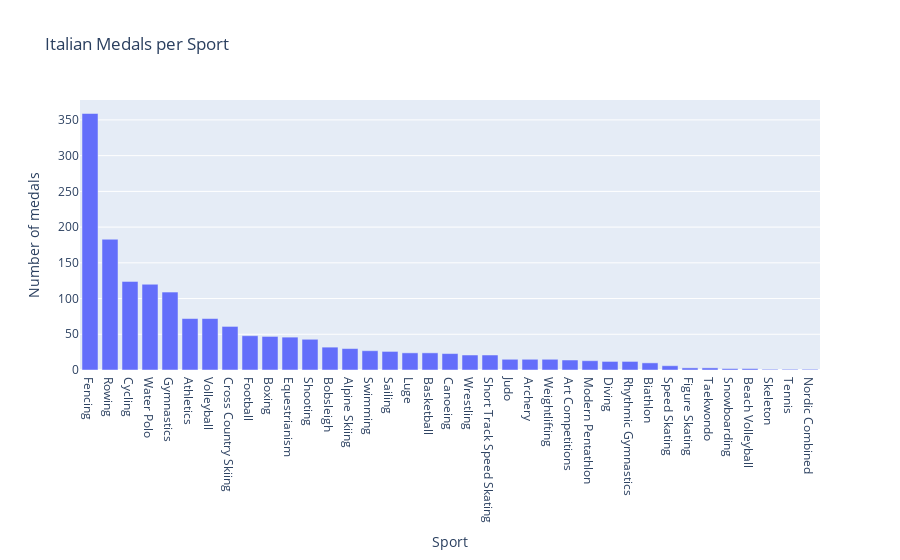

The cell this chart's notebook holds for it:
### Markdown cell above
Italian medals per sport:

### Code cell
medals_per_sport = italydf_anon[italydf_anon['Medal'].notnull()]['Sport'].value_counts().reset_index()
medals_per_sport.columns = ['Sport', 'Count']

fig_medals_per_sport = px.bar(
    medals_per_sport,
    x='Sport',
    y='Count',
    title="Italian Medals per Sport",
    labels={'Sport': 'Sport', 'Count': 'Number of medals'}
)

fig_medals_per_sport.show()

### Figure 1 — Plotly figure (JSON) as saved in the notebook; plotly's stock layout.template omitted (floating-point values rounded to 4 significant figures)
{"data": [{"hovertemplate": "Sport=%{x}<br>Number of medals=%{y}<extra></extra>", "legendgroup": "", "marker": {"color": "#636efa", "pattern": {"shape": ""}}, "name": "", "orientation": "v", "showlegend": false, "textposition": "auto", "type": "bar", "x": ["Fencing", "Rowing", "Cycling", "Water Polo", "Gymnastics", "Athletics", "Volleyball", "Cross Country Skiing", "Football", "Boxing", "Equestrianism", "Shooting", "Bobsleigh", "Alpine Skiing", "Swimming", "Sailing", "Luge", "Basketball", "Canoeing", "Wrestling", "Short Track Speed Skating", "Judo", "Archery", "Weightlifting", "Art Competitions", "Modern Pentathlon", "Diving", "Rhythmic Gymnastics", "Biathlon", "Speed Skating", "Figure Skating", "Taekwondo", "Snowboarding", "Beach Volleyball", "Skeleton", "Tennis", "Nordic Combined"], "xaxis": "x", "y": [359, 183, 124, 120, 109, 72, 72, 61, 48, 47, 46, 43, 32, 30, 27, 26, 24, 24, 23, 21, 21, 15, 15, 15, 14, 13, 12, 12, 10, 6, 3, 3, 2, 2, 1, 1, 1], "yaxis": "y"}], "layout": {"barmode": "relative", "legend": {"tracegroupgap": 0}, "title": {"text": "Italian Medals per Sport"}, "xaxis": {"anchor": "y", "domain": [0, 1], "title": {"text": "Sport"}}, "yaxis": {"anchor": "x", "domain": [0, 1], "title": {"text": "Number of medals"}}}}
